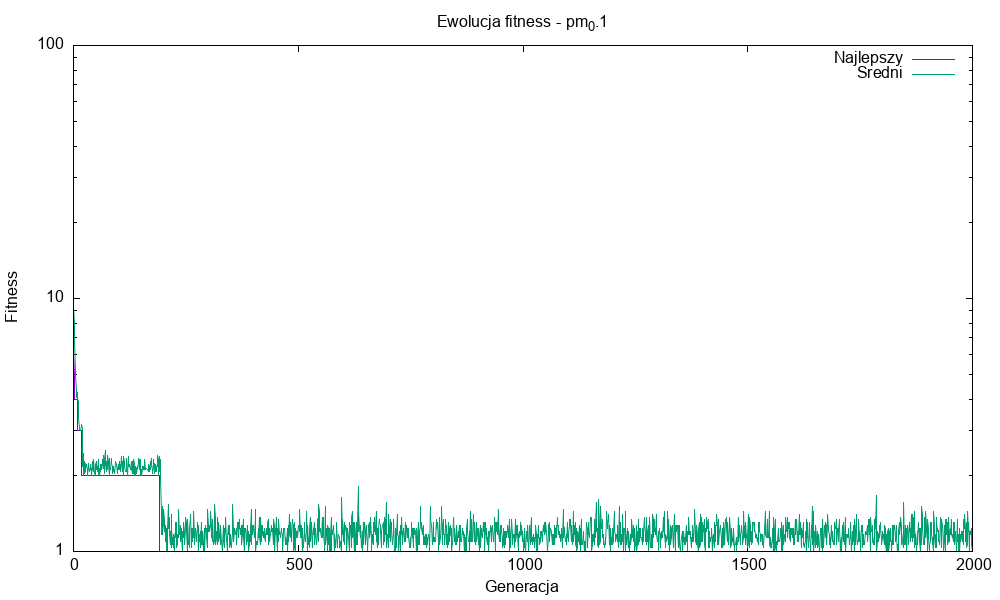

Write the gnuplot code that produced this figure.
set terminal png size 1000,600
set output 'plot_pm_0.1.png'
set title 'Ewolucja fitness - pm_0.1'
set xlabel 'Generacja'
set ylabel 'Fitness'
set logscale y
plot 'fitness_data_pm_0.1.txt' using 1:2 with lines title 'Najlepszy', 'fitness_data_pm_0.1.txt' using 1:3 with lines title 'Sredni'
